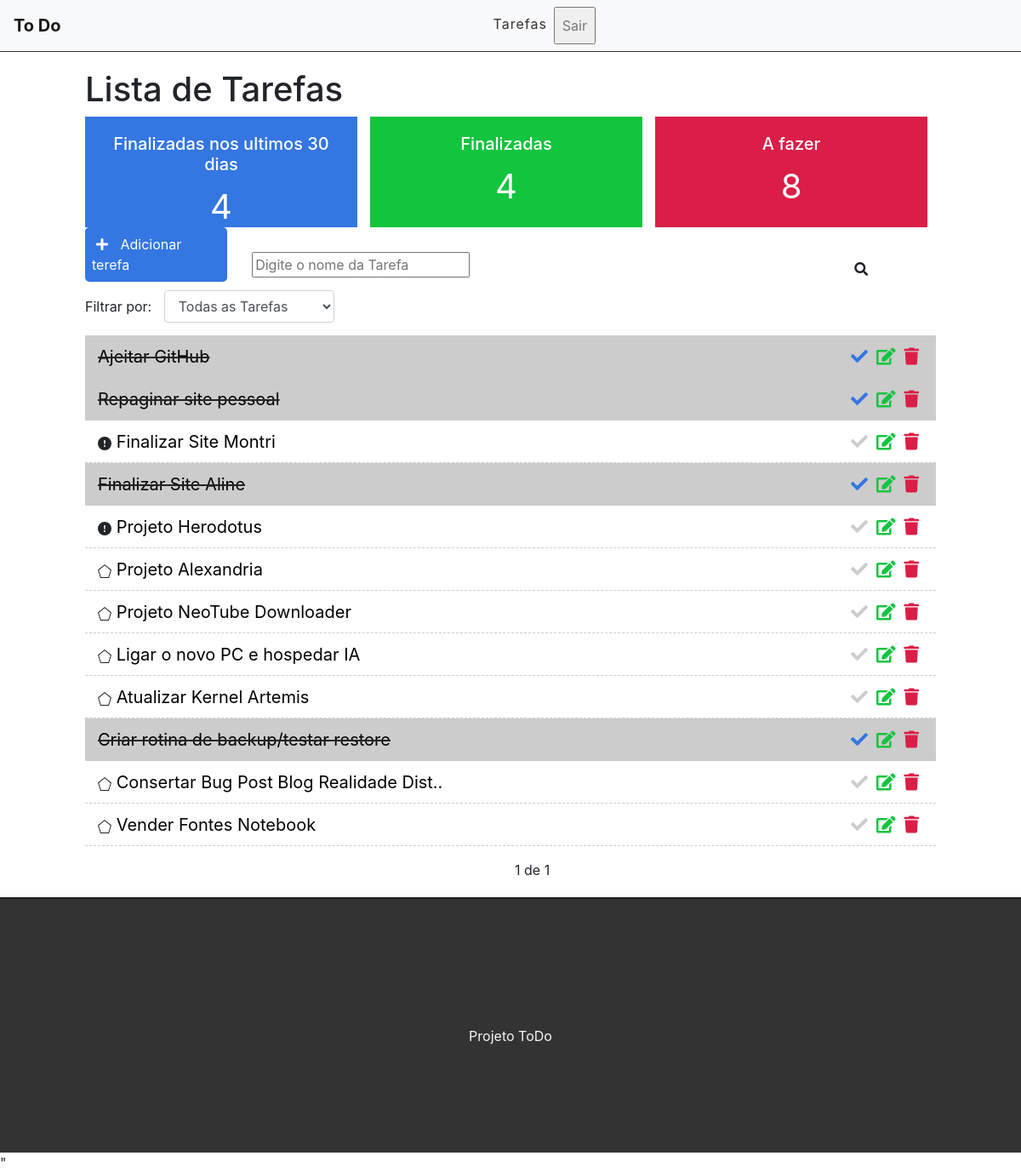
Screenshot of / (signed in) with the database file from the repository.
### tasks/models.py (models this page shows, shortened)
class Task(models.Model):
    STATUS = (
        ('doing', 'doing'),
        ('done', 'done')
    )
    STATUS_PRIOR = (
        (1,'Alta'),
        (2,'Média'),
        (3,'Baixa')
    )
    title = models.CharField(max_length=100)
    description = models.TextField()
    user = models.ForeignKey(get_user_model(), on_delete=models.CASCADE)
    priority = models.IntegerField(max_length=1, choices=STATUS_PRIOR, blank=False,  null=False)
    done = models.CharField(
        max_length=5,
        choices=STATUS
    )
    deadline = models.DateTimeField(auto_now=True)
    created_at = models.DateTimeField(auto_now_add=True)
    updated_at = models.DateTimeField(auto_now=True)

### tasks/views.py (the view)
# urls.py: path('', views.tasks),
@login_required()
def tasks(request):
    search = request.GET.get('search')
    filter = request.GET.get('filter')
    ended = Task.objects.filter(done='done', user=request.user).count()
    todo = Task.objects.filter(done='doing', user=request.user).count()
    dateEnd = Task.objects.filter(done='done', user=request.user, updated_at__gt=datetime.datetime.now()-datetime.timedelta(days=30)).count()
    oneMonth = timezone.now() - timedelta(days=30)
    task_done_recently = Task.objects.filter(done='done', updated_at__gte=oneMonth).count()
    if search:
        tasks = Task.objects.filter(title__icontains=search, user=request.user).order_by('priority')
        messages.info(request,  str(len(tasks)) + ' resultados encontrados para sua busca')
    elif filter:
        tasks = Task.objects.filter(done=filter, user=request.user).order_by('priority')
    else:
        task_list = Task.objects.all().order_by('priority').filter(user=request.user)
        paginator = Paginator(task_list, 14)
        page = request.GET.get('page')
        tasks = paginator.get_page(page)
    return render(request, 'tasks/list.html', {'tasks':tasks, 'ended' : ended, 'todo' : todo, 'dateEnd' : dateEnd, 'task_done_recently' : task_done_recently})

### tasks/templates/tasks/list.html (shortened to what this page needs)
{% extends 'base.html' %}
{% block conteudo %}
<div class="offset-1 col-10 list-div">
    <h1>Lista de Tarefas</h1>
    <div class="container dashboard">
        <div class="col-4 dashboard-box" id="dashboard-lastdays">
            <h4>Finalizadas nos ultimos 30 dias</h4>
            <span>{{task_done_recently}}</span>
        </div>
        <div class="col-4 dashboard-box" id="dashboard-done">
            <h4>Finalizadas</h4>
            <span>{{ended}}</span>
        </div>
        <div class="col-4 dashboard-box" id="dashboard-doing">
            <h4>A fazer</h4>
            <span>{{todo}}</span>
        </div>
    </div>
    <a href="newtask">
        <div class="col-2 add-div">
            <i class="fas fa-plus"></i> Adicionar terefa
        </div>
    </a>
    <div class="col-9 search-div">
        <form method="GET" id="search-form">
            <input type="text" id="search" name="search" placeholder="Digite o nome da Tarefa" value="{{request.GET.search}}">
            <i class="fas fa-search" id="search-btn"></i>
        </form>
    </div>
    <div class="col-12 filter-div">
        <span>Filtrar por:</span>
        <select name="filter" id="filter" class="form-control">
            <option value="" {% if request.GET.filter != "done" %} selected {% endif %}>Todas as Tarefas</option>
        </select>
    </div>
    <ul class="task-list">
        {% for task in tasks %}
        {% if task.priority == 1 and task.done != 'done' %}
            <li class="task-item" >
                <svg xmlns="http://www.w3.org/2000/svg" width="16" height="16" fill="currentColor" class="bi bi-exclamation-circle-fill" viewBox="0 0 16 16">
                    <path d="M16 8A8 8 0 1 1 0 8a8 8 0 0 1 16 0M8 4a.905.905 0 0 0-.9.995l.35 3.507a.552.552 0 0 0 1.1 0l.35-3.507A.905.905 0 0 0 8 4m.002 6a1 1 0 1 0 0 2 1 1 0 0 0 0-2"/>
                </svg>
        {% elif task.priority == 2 and task.done != 'done' %}
            <li class="task-item">
        {% elif task.done == 'doing' %}
            <li class="task-item">
        {% else %}
            <li class="task-item done">
        {% endif %}
            <span><a href="/task/{{task.id}}" >{{task.title}}</a></span>
            <a href="delete/{{task.id}}" class="deletebtn"><span><i class="fas fa-trash"></i></span></a>
            <a href="edit/{{task.id}}"><span><i class="fas fa-edit"></i></span></a>
            <a href="changestatus/{{task.id}}"><span><i class="fas fa-check"></i></span></a>
        </li>
        {% endfor %}
    </ul>
    <div class="paginador">
        <span class="links-de-paginas">
            {% if tasks.paginator.num_pages %}
                <span class="passa-page">
                    {{tasks.number}} de {{tasks.paginator.num_pages}}
                </span>
            {% endif %}
        </span>
    </div>
</div>
{% endblock %}

### tasks/templates/base.html (shortened to what this page needs)
{% load static %}
<!DOCTYPE html>
<html lang="en">
<head>
    <link rel="stylesheet" href="https://stackpath.bootstrapcdn.com/bootstrap/4.3.1/css/bootstrap.min.css">
    <link rel="stylesheet" href="https://use.fontawesome.com/releases/v5.7.2/css/all.css">
    <link rel="stylesheet" href="{% static 'css/styles.css' %}">
</head>
<body>
    <div class="container-fluid">
        <nav class="navbar navbar-expand-lg navbar-light bg-light">
            <a class="navbar-brand" href="/">To Do</a>
            <div class="collapse navbar-collapse" id="navbarSupportedContent">
              <ul class="navbar-nav mr-auto">
                {% if user.is_authenticated  %}
                    <li class="nav-item">
                        <a class="nav-link" href="/">Tarefas</a>
                    </li>
                    <li class="nav-item">
                        <form action="{% url 'logout' %}" method="post">
                            <input class='nav-link' type="submit" value="Sair">
                        </form>
                    </li>
                {% endif %}
              </ul>
            </div>
        </nav>
        {% block conteudo %}
        {% endblock %}
        <footer>
            <p>Projeto ToDo</p>
        </footer>
    </div>
    <script src="https://code.jquery.com/jquery-1.9.1.js"></script>"
</body>
</html>

### tasks/static/css/styles.css (style rules this page uses)
.container-fluid { padding: 0; }
.navbar { border-bottom: 1px solid #333; margin-bottom: 20px; }
.navbar-nav { margin: auto; }
.navbar-brand { font-weight: bold; }
.navbar-light .navbar-nav a.nav-link { color: #333; letter-spacing: 1px; }
.dashboard { padding: 0; width: 100%; display: block; }
.dashboard h4 { font-size: 20px; }
.dashboard span { font-size: 40px; display: block; width: 100%; }
.dashboard-box { float: left; background-color: #dfdfdf; color: #FFF; padding: 20px; box-sizing: border-box; height: 130px; width: 32%; text-align: center; }
.dashboard-box:nth-child(2) { margin-left: 1.5%; margin-right: 1.5%; }
#dashboard-lastdays { background-color: #3476e2; }
#dashboard-done { background-color: #13c43f; }
#dashboard-doing { background-color: #db1e47; }
.add-div { background-color: #3476e2; cursor: pointer; display: inline-block; color: #FFF; padding: 8px; border-radius: 5px; margin-right: 25px; }
.fas.fa-plus { color: #FFF; margin-right: 10px; margin-left: 5px; }
.fas.fa-search { position: absolute; top: 12px; right: 26px; cursor: pointer; }
.search-div { padding: 0; margin-top: 15px; margin-bottom: 15px; display: inline-block; }
.filter-div { margin-bottom: 15px; padding: 0; }
#filter { display: inline-block; width: 200px; margin-left: 10px; }
.list-div { padding: 0; }
.task-list { padding-left: 0; }
.task-item { list-style: none; font-size: 20px; height: 50px; padding: 0 15px; padding-top: 10px; border-bottom: 1px dashed #CCC; }
.task-item.done { background-color: #CCC; text-decoration: line-through; }
.task-item span a { color: black; }
.fas.fa-trash, .fas.fa-edit, .fas.fa-check { color: #db1e47; cursor: pointer; margin: 5px; font-size: 20px; float: right; }
.fas.fa-trash { color: #db1e47; }
.fas.fa-edit { color: #13c43f; }
.fas.fa-check { color: #CCC; }
.done .fas.fa-check { color: #3476e2; }
footer { background-color: #333; height: 300px; border-top: 2px solid #202020; }
footer p { color: #f5f5f5; text-align: center; top: 50%; position: relative; }
.paginador { margin-bottom: 20px; }
.links-de-paginas { position: relative; margin-left: 500px; margin-right: auto; }
.links-de-paginas .passa-page { margin-left: 5px; margin-right: 5px; }

### rows the page displays
Task: title "Ajeitar GitHub"
Task: title "Repaginar site pessoal"
Task: priority 1 (drawn), title "Finalizar Site Montri"
Task: title "Finalizar Site Aline"
Task: priority 1 (drawn), title "Projeto Herodotus"
Task: priority 2 (drawn), title "Projeto Alexandria"
Task: priority 2 (drawn), title "Projeto NeoTube Downloader"
Task: priority 2 (drawn), title "Ligar o novo PC e hospedar IA"
Task: priority 2 (drawn), title "Atualizar Kernel Artemis"
Task: title "Criar rotina de backup/testar restore"
Task: priority 2 (drawn), title "Consertar Bug Post Blog Realidade Dist.."
Task: priority 2 (drawn), title "Vender Fontes Notebook"

### other values shown
{{ task_done_recently }} "4"
{{ ended }} "4"
{{ todo }} "8"
{{ tasks.number }} "1"
{{ tasks.paginator.num_pages }} "1"
